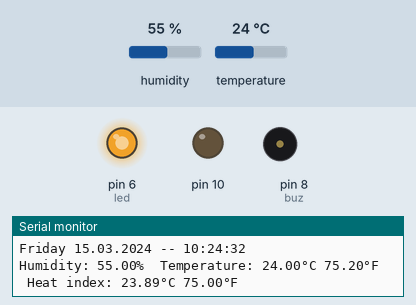
Bench run of a sketch on a simulated Arduino Uno, built with avr-gcc and run on an emulated ATmega328P. On the bench: output pins drawn as LEDs (lit = HIGH), buzzer (waves = sounding), the last lines printed to the serial monitor. The inputs (shaded band) are chosen by the test bench; at power-on: humidity 55 %, temperature 24 °C. The local clock reads 2024-03-15 10:24:30 at power-on unless the sketch sets it; storage starts empty.

Above: at 2.4 s.
2.5 s: humidity set to 40 %
At 3.38 s:
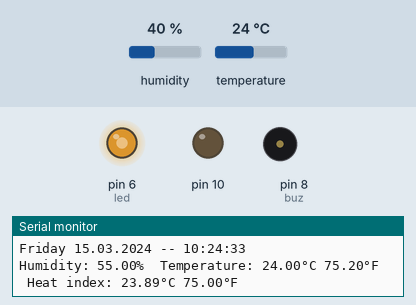
8.3 s: temperature set to 12 °C
At 8.38 s:
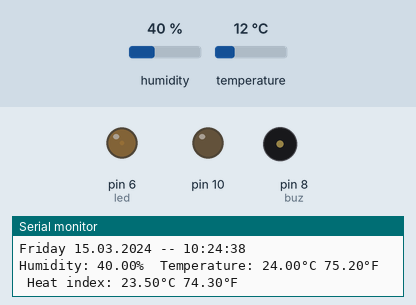
Timing chart, 0 to 18.1 s (numbered marks = the images above; inputs shaded):
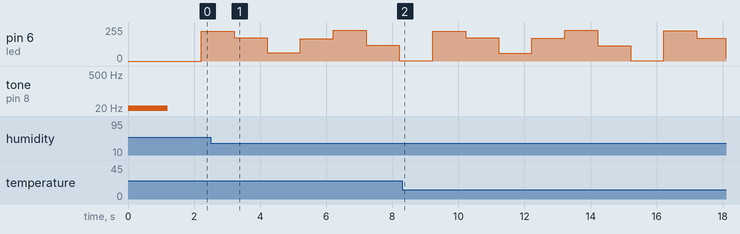

The sketch:

weatherstation_V.2.ino
```cpp
// DS1302_Serial_Easy (C)2010 Henning Karlsen
// web: http://www.henningkarlsen.com/electronics
//
// A quick demo of how to use my DS1302-library to
// quickly send time and date information over a serial link
//
// I assume you know how to connect the DS1302.
// DS1302:  CE pin    -> Arduino Digital 2
//          I/O pin   -> Arduino Digital 3
//          SCLK pin  -> Arduino Digital 7

#include <DS1302.h>

// Init the DS1302
DS1302 rtc(4, 3,2);

#include <Adafruit_Sensor.h>

int ledState = LOW;             // ledState used to set the LED


unsigned long gulStart_Read_Timer = 0;
#include "DHT.h"

#define DHTPIN 7// Digital pin connected to the DHT sensor
#define DHTTYPE DHT22   // DHT 22  (AM2302), AM2321
#include <SPI.h>
#include <SD.h>
File LOG; // สร้างออฟเจก File สำหรับจัดการข้อมูล
// Generally, you should use "unsigned long" for variables that hold time
// The value will quickly become too large for an int to store
unsigned long fadeStartTime;
// constants won't change:
const long interval = 100;           // interval at which to blink (milliseconds)

unsigned long previousMillis1 = 0;        // will store last time LED was updated
unsigned long previousMillis = 0;        // will store last time LED was updated
unsigned long previousMillis2 = 0;        // will store last time LED was updated
const int chipSelect = 5; // กำหนดขา CS ของโมดูล SD Card กับ Arduino ที่ขา 4
int led = 6;
int buz = 8;
DHT dht(DHTPIN, DHTTYPE);

void setup()
{
  // Set the clock to run-mode, and disable the write protection
  rtc.halt(false);
  rtc.writeProtect(false);

  // Setup Serial connection
  Serial.begin(9600);
pinMode(buz,OUTPUT);
   //The following lines can be commented out to use the values already stored in the DS1302
  //rtc.setDOW(FRIDAY);        // Set Day-of-Week to FRIDAY
  //rtc.setTime(21, 25, 0);     // Set the time to 12:00:00 (24hr format)
 // rtc.setDate(24, 1, 2022);   // Set the date to August 6th, 2010

  tone(buz,5);
  delay(400);
  tone(buz,10);
  delay(400);
   tone(buz,15);
  delay(400);
  noTone(buz);
  sei(); //Enables interrupts
  gulStart_Read_Timer - millis();
  dht.begin();

  pinMode(led, OUTPUT);
 fadeStartTime = millis();

  while (!Serial) {
  }
  Serial.print("Initializing SD card...");
  pinMode(SS, OUTPUT);
  if (!SD.begin(chipSelect)) {
    Serial.println("initialization failed!");
    return;
  }
  Serial.println("initialization done.");


}

void loop()
{

  unsigned long currentMillis = millis();

  if (currentMillis - previousMillis >= 1000) {


  // Wait one second before repeating :)
  LOG = SD.open("LOG.txt", FILE_WRITE); // เปิดไฟล์ที่ชื่อ test.txt เพื่อเขียนข้อมูล โหมด FILE_WRITE
  float h = dht.readHumidity();
  // Read temperature as Celsius (the default)
  float t = dht.readTemperature();
  // Read temperature as Fahrenheit (isFahrenheit = true)
  float f = dht.readTemperature(true);

  float hif = dht.computeHeatIndex(f, h);
  // Compute heat index in Celsius (isFahreheit = false)
  float hic = dht.computeHeatIndex(t, h, false);
  // ถ้าเปิดไฟล์สำเร็จ ให้เขียนข้อมูลเพิ่มลงไป
  if (LOG) {
    Serial.print("Writing to LOG.txt...");
    LOG.print(rtc.getDateStr(FORMAT_LONG, FORMAT_LITTLEENDIAN, '/')); // สั่งให้เขียนข้อมูล
     LOG.print(" ");
    LOG.print(rtc.getTimeStr());
    LOG.print(",");
    LOG.print(hic);
    LOG.print(",");
    LOG.println(h);


    LOG.close(); // ปิดไฟล์
    Serial.println("done.");
  } else {
    // ถ้าเปิดไฟลืไม่สำเร็จ ให้แสดง error
    Serial.println("error opening LOG.txt");

  }
  // เปิดไฟล์เพื่ออ่าน


  // Wait one second before repeating :)

  // Check if any reads failed and exit early (to try again).
  if (isnan(h) || isnan(t) || isnan(f)) {
    Serial.println(F("Failed to read from DHT sensor!"));
    return;
  }

  // Compute heat index in Fahrenheit (the default)


  // Send Day-of-Week
  Serial.print(rtc.getDOWStr());
  Serial.print(" ");

  // Send date
  Serial.print(rtc.getDateStr());
  Serial.print(" -- ");

  // Send time
  Serial.println(rtc.getTimeStr());
  Serial.print(F("Humidity: "));
  Serial.print(h);
  Serial.print(F("%  Temperature: "));
  Serial.print(t);
  Serial.print(F("°C "));
  Serial.print(f);
  Serial.print(F("°F  Heat index: "));
  Serial.print(hic);
  Serial.print(F("°C "));
  Serial.print(hif);
  Serial.println(F("°F"));

   previousMillis = currentMillis;

  }
  unsigned long progress = millis() - fadeStartTime;
  // save the last time you blinked the LED

  if (progress <= 900) {
    long brightness = map(progress, 0, 900, 0, 255);
    analogWrite(led, brightness);

  }
  else if ((progress >= 900) && (progress <= 1400)) {
    long brightness = 255 - map(progress, 0, 900, 0, 255);
    analogWrite(led, brightness);
  }
  else {
    fadeStartTime = millis(); // restart fade again
  }
}


void workmode() {


  unsigned long currentMillis1 = millis();

  unsigned long currentMillis2 = millis();
  if (currentMillis1 - previousMillis1 >= 500) {
    if (currentMillis2 - previousMillis2 >= 5000) {
      // save the last time you blinked the LED

      // if the LED is off turn it on and vice-versa:
      if (ledState == LOW) {
        ledState = HIGH;
        previousMillis1 = currentMillis1;

      } else {
        ledState = LOW;

        previousMillis2 = currentMillis2;
      }

      // set the LED with the ledState of the variable:
      digitalWrite(led, ledState);
    }
  }
}

void savemode() {


}
```
